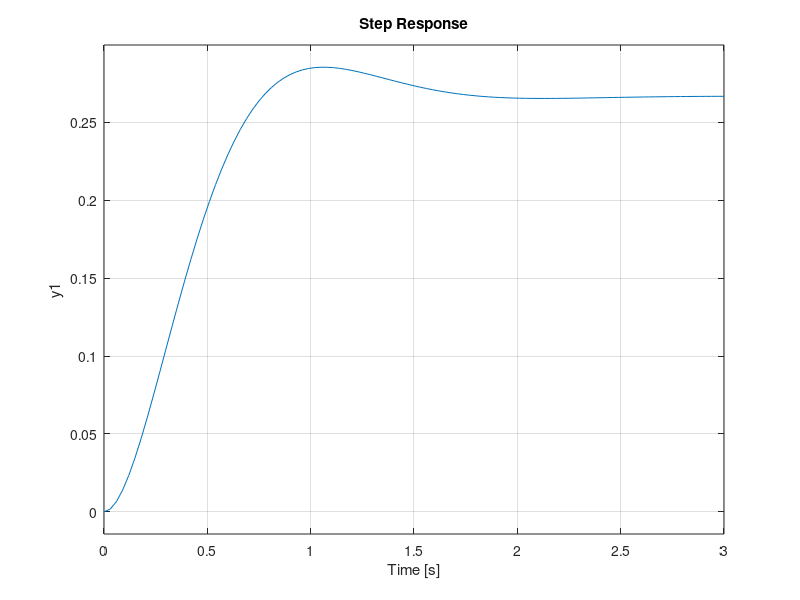
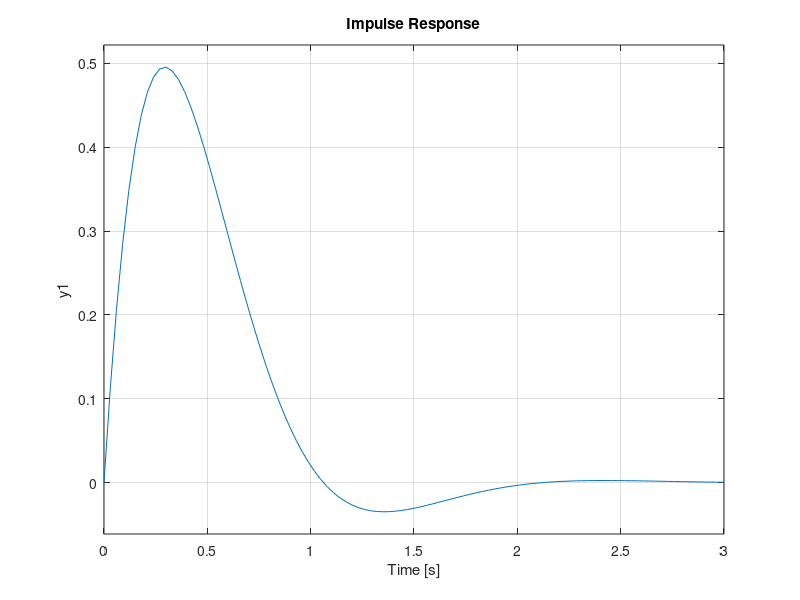
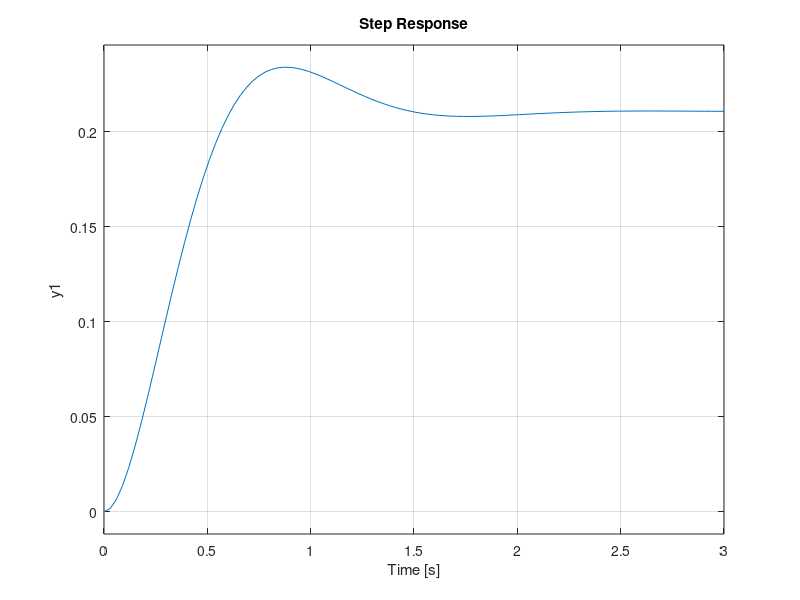
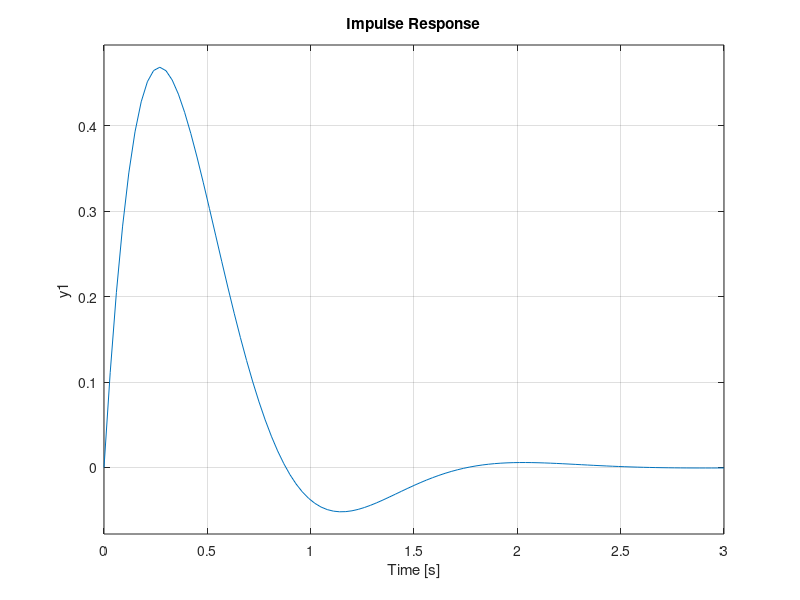

Source code (MATLAB) for these figures, in order:
%%2nd order system
n=[4];
d=[1 5 15];
sys=tf(n,d);
figure(5)
step(sys);
figure(6)
impulse(sys);
sys1=feedback(sys,1,-1);
figure(7)
step(sys1)
figure(8)
impulse(sys1);
